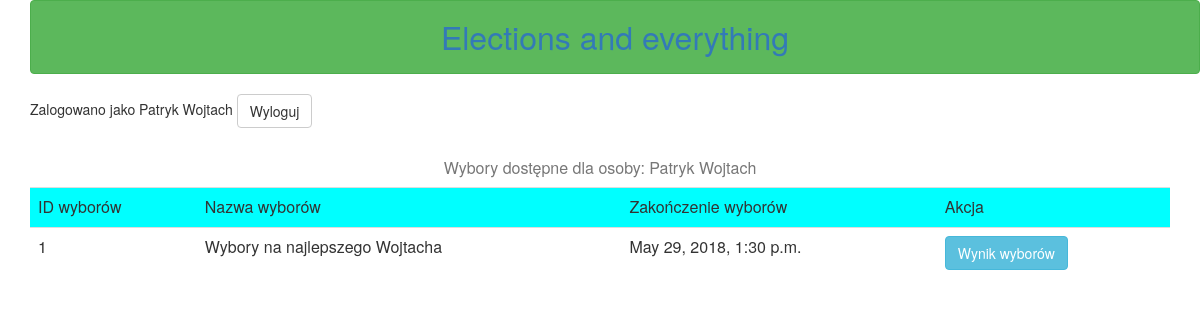
The app's page /loggedUser/ (signed in), older data.
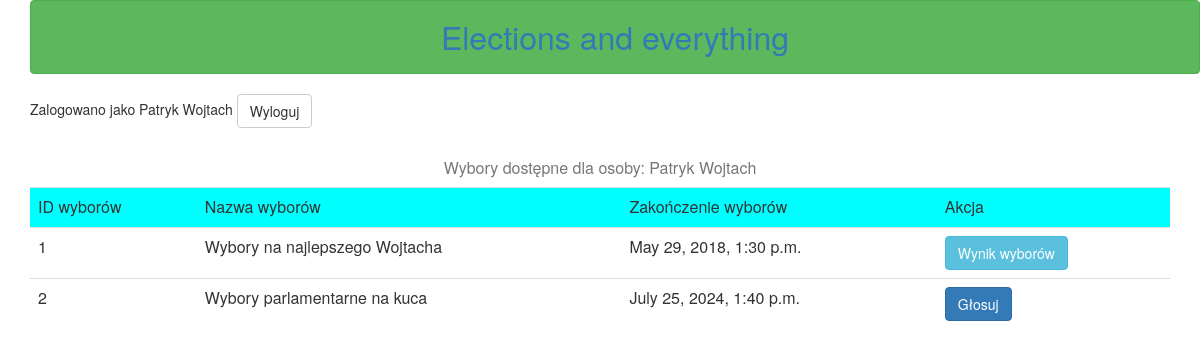
The same page, newer data.
### mysite/models.py (models this page shows, shortened)
class wybory(models.Model):
    ID_WYBOROW = models.AutoField(primary_key=True)
    nazwaWyborow = models.CharField(max_length=100)
    maxLiczbaKandydatowDoPoparcia = models.PositiveIntegerField()
    dataRozpoczecia = models.DateTimeField()
    dataZakonczenia = models.DateTimeField()
    class Meta:
        ordering = ["ID_WYBOROW"]
        db_table = "Wybory"
        verbose_name = "Wybory"
        verbose_name_plural = "Wybory"

### mysite/views.py (the view)
# urls.py: path('loggedUser/', views.elections_list, name='Lista wyborów'),
def elections_list(request):
    if request.user.is_authenticated:
        user = request.user
        logged_user = myUser.objects.get(username=user.username)
        if logged_user.is_mod:
            return render(request, 'access_denied.html')
    else:
        return render(request, 'access_denied.html')
    template = loader.get_template("election_list.html")
    person_id = logged_user.user_profile.pesel
    mylist = []
    allowed_elections = wybory.objects.all() \
        .filter(ID_WYBOROW__in=osobaWybory.objects.filter(pesel=person_id).values_list('ID_WYBOROW', flat=True)) \
        .order_by('dataZakonczenia')
    for x in allowed_elections:
        voted = osobaWybory.objects.get(ID_WYBOROW=x.ID_WYBOROW, pesel=person_id)
        if timezone.now() < x.dataZakonczenia:
            in_time = True
        else:
            in_time = False
        election = allowedElection()
        election.myElection = x
        election.voted = voted
        election.in_time = in_time
        mylist.append(election)
    logged_person = get_object_or_404(osoba, pk=person_id)
    username = logged_user.user_profile.imie + ' ' + logged_user.user_profile.nazwisko
    context = {
        'username': username,
        'allowed_elections': mylist,
        'logged_person': logged_person,
    }
    return HttpResponse(template.render(context, request))

### mysite/templates/election_list.html (shortened to what this page needs)
{% extends "base.html" %}
{% load bootstrap3 %}
{% block content %}
    <table class="table" align="center">
<caption class="text-center">Wybory dostępne dla osoby: {{logged_person.imie }} {{ logged_person.nazwisko }}</caption>
<tr bgcolor="#00ffff">
    <td>
        ID wyborów
    </td>
    <td>
        Nazwa wyborów
    </td>
    <td>
        Zakończenie wyborów
    </td>
    <td>
        Akcja
    </td>
</tr>
{%for election in allowed_elections %}
<tr>
    <td>
        {{ election.myElection.ID_WYBOROW }}
    </td>
    <td>
        {{ election.myElection.nazwaWyborow }}
    </td>
    <td>
        {{ election.myElection.dataZakonczenia }}
    </td>
    <td>
        {% if not election.voted.oddalGlos and election.in_time%}
        <a class="btn btn-primary" href={% url 'Lista kandydatów' election.myElection.ID_WYBOROW  %} >Głosuj</a>
        {% else %}
            {% if election.in_time %}
                <a class="btn btn-default" href={% url 'Szczegóły wyborów' election.myElection.ID_WYBOROW  %} >Aktualne wyniki</a>
            {% else %}
                <a class="btn btn-info" href={% url 'Wyniki wyborów' election.myElection.ID_WYBOROW  %} >Wynik wyborów</a>
            {% endif %}
        {% endif %}
    </td>
</tr>
{% endfor %}
</table>
    <br/>
{% endblock %}

Row changes from the older to the newer data that the page shows:
added wybory: myElection.ID_WYBOROW "2", myElection.nazwaWyborow "Wybory parlamentarne na kuca", myElection.dataZakonczenia "July 25, 2024, 1:40 p.m."
Text that changed along with them:
new list line: "Głosuj"
